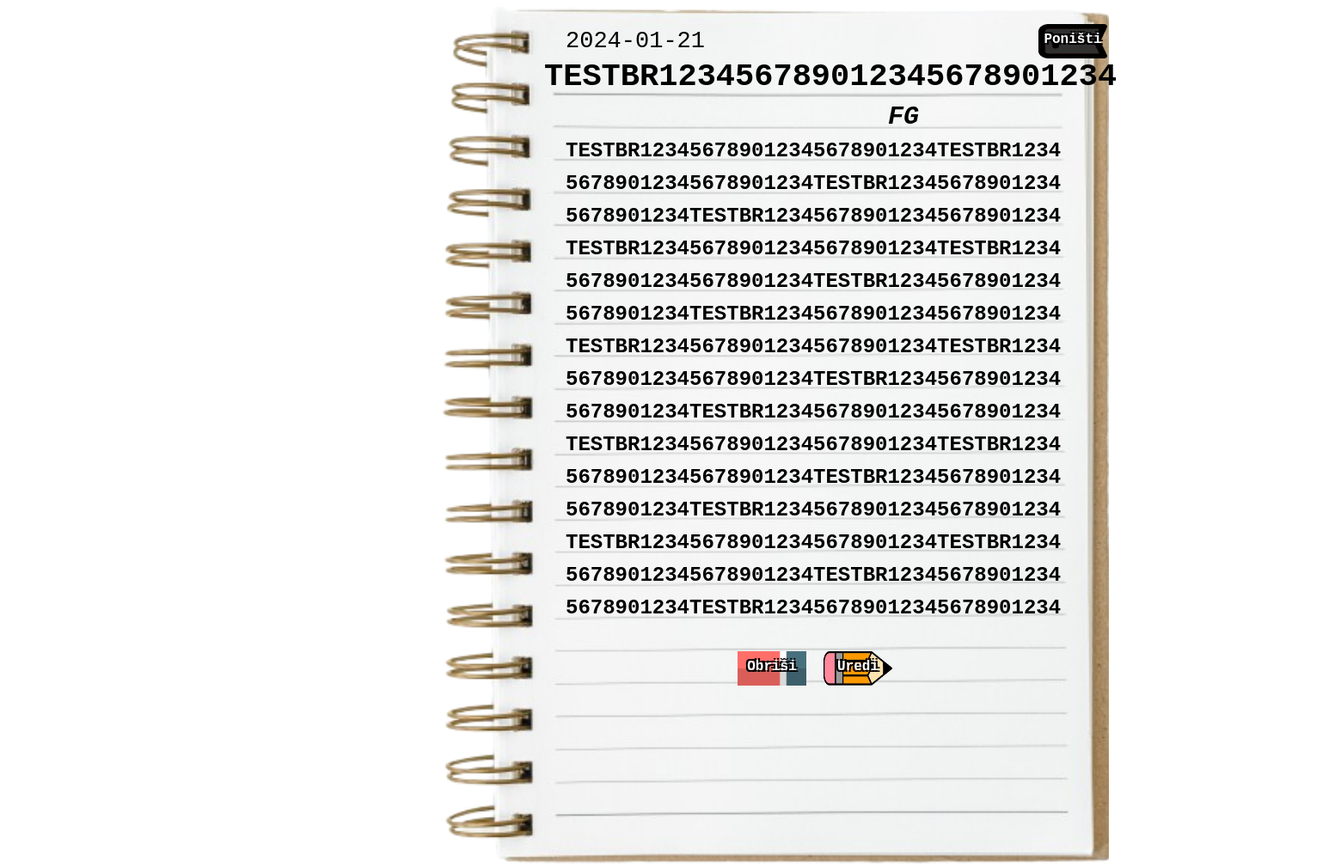
The page /definicija/46 on the database its author committed.
### app.py (models this page shows, shortened)
class FunctionSite(functionDatabase.Model):
    id = functionDatabase.Column(functionDatabase.Integer, primary_key=True)
    name = functionDatabase.Column(functionDatabase.String(30), nullable=False, default=' ')
    description = functionDatabase.Column(functionDatabase.String(600), nullable=False, default=' ')
    language = functionDatabase.Column(functionDatabase.String(12), nullable=False, default=' ')
    date_created = functionDatabase.Column(functionDatabase.DateTime, default=datetime.utcnow)
    bookmark = functionDatabase.Column(functionDatabase.Boolean, default=False)

### app.py (the view)
@app.route('/definicija/<int:id>', methods=['GET', 'POST'])
def function(id):
    function = FunctionSite.query.get_or_404(id)
    return render_template('function.html', function=function)

### templates/function.html (shortened to what this page needs)
{% extends 'base.html' %}
{% block body %}
<body>
    <div>
        <img src="../static/images/notebooksite.png" height="1000px" style="margin-left: 500px; position: absolute;">
        <div class="maintitle" style="z-index: 2;" color="black">
            <div style="margin-left: 625px; width: 1000px; font-size: 37px; margin-top: 60px; position: absolute; font-weight: bolder;">
                <font>{{ function.name }}</font>
            </div>
            <div style="margin-left: 650px; width: 1000px; font-size: 27px; margin-top: 25px; position: absolute; font-weight: lighter;">
                <font>{{ function.date_created.date() }}</font>
            </div>
            <div style="margin-left: 1025px; width: 500px; font-size: 30px; margin-top: 111px; position: absolute; font-style: italic; font-weight: 600;">
                <font>{{ function.language.upper() }}</font>
            </div>
            <div style="z-index: 2;">
                <h2 style="margin-left: 650px; color: rgb(0, 0, 0); margin-top: 149px; position: absolute; width: 580px; overflow-wrap: break-word; line-height: 38px;">{{ function.description }}</h2>
                <div class="create" style="margin-left: 850px; margin-top: 750px; position: absolute;">
                    <a href="/brisanje/{{function.id}}">
                        <img src="../static/images/eraser.png" height="40px" width="80px">
                        <span class="createtext">Obriši</span>
                    </a>
                </div>
                <div class="create" style="margin-left: 950px; margin-top: 750px; position: absolute;">
                    <a href="/uređivanje/{{function.id}}">
                        <img src="../static/images/CreateBTN.png" height="40px" width="80px">
                        <span class="createtext">Uredi</span>
                    </a>
                </div>
                {% if function.bookmark %}
                    <div class="create" style="margin-left: 1200px; margin-top: 20px; position: absolute;">
                        <a href="/označivanje/{{function.id}}">
                            <img src="../static/images/UnmarkBTN.png" height="40px" width="80px">
                            <span class="createtext">Poništi</span>
                        </a>
                    </div>
                {% endif %}
            </div>
        </div>
    </div>
</body>
{% endblock %}

### static/css/main.css (style rules this page uses)
body { font-family: Consolas, Menlo, Monaco, Lucida Console, Liberation Mono, DejaVu Sans Mono, Bitstream Vera Sans Mono, Courier New, monospace, serif; background-image: url('../images/Background.jpg'); background-repeat: no-repeat; background-attachment: fixed; background-size: cover; }
::placeholder { color: #4d4d4d; font-weight: bold; opacity: 1; }
.create { margin-left: 1182px; margin-top: 220px; position: absolute; }
.createtext { text-align: center; position: absolute; top: 40%; left: 50%; transform: translate(-50%, -50%); font-weight: bolder; color: white; text-shadow: -2px -2px 0 #000, 2px -2px 0 #000, -2px 2px 0 #000, 2px 2px 0 #000; text-decoration: none; }

### rows shown on the page
FunctionSite: name "TESTBR123456789012345678901234", date_created "2024-01-21", language "FG", description "TESTBR123456789012345678901234TESTBR123456789012345678901234TESTBR123456789012345678901234TESTBR123456789012345678901234TESTBR123456789012345678901234TESTBR123456789012345678901234TESTBR123456789012345678901234TESTBR123456789012345678901234TESTBR123456789012345678901234TESTBR123456789012345678901234TESTBR123456789012345678901234TESTBR123456789012345678901234TESTBR123456789012345678901234TESTBR123456789012345678901234TESTBR123456789012345678901234TESTBR123456789012345678901234TESTBR123456789012345678901234TESTBR123456789012345678901234TESTBR123456789012345678901234TESTBR123456789012345678901234"
